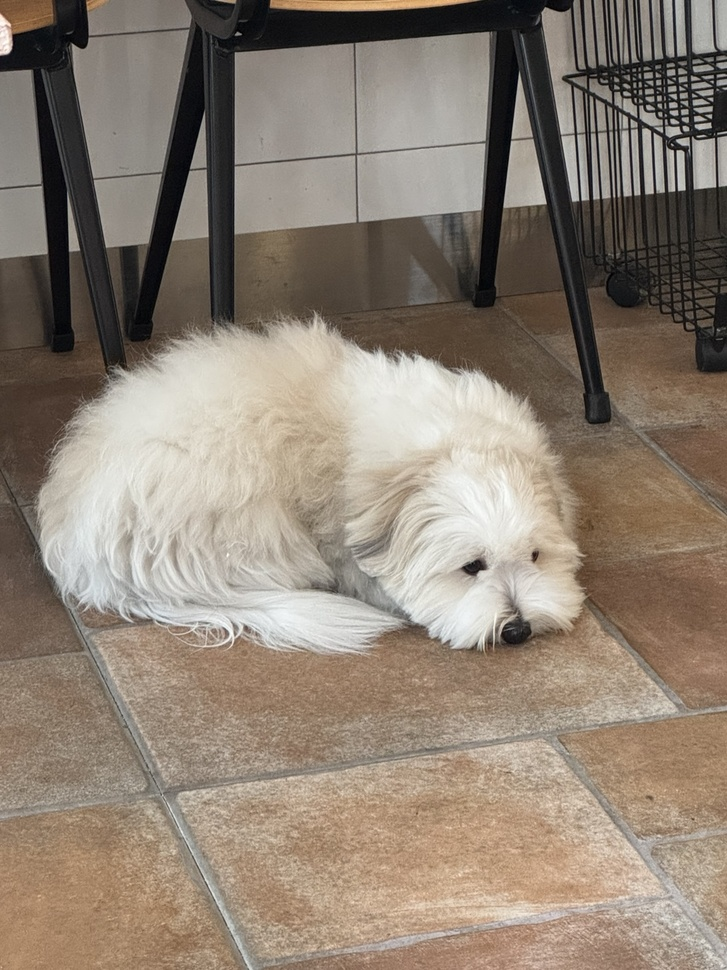
//> input picture C++workspace/data_src/cutedog.jpg, 727 x 970 px, shrunk from 1080 x 1440 before the run
$ ./main   (built with g++ and OpenCV 4)
//> lines starting //> are read from the running program, lines starting //| are printed output that depends on the picture
#include <iostream>
#include <opencv2/opencv.hpp>
#include <sys/stat.h>

using namespace cv;
using namespace std;

// 파일 존재 여부 확인 함수
bool fileExists(const string &filename)
{
    struct stat buffer;
    return (stat(filename.c_str(), &buffer) == 0);
}

int main()
{
    string imgPath = "/Users/parkjaehong/C++workspace/data_src/cutedog.jpg";

    cout << "파일 경로: " << imgPath << endl;

    if (!fileExists(imgPath))
    {
        cerr << "Error: 파일이 존재하지 않습니다!" << endl;
        return -1;
    }

    Mat src = imread(imgPath, IMREAD_UNCHANGED);
//> src is the input picture: 970 rows x 727 cols, CV_8UC3; mean B, G, R 116.2, 129.6, 142.4

    if (src.empty())
    {
        cerr << "Error: OpenCV가 이미지를 로드할 수 없습니다!" << endl;
        return -1;
    }

    cout << "이미지 로드 성공!" << endl;
    cout << "채널 수: " << src.channels() << endl;
//| 채널 수: 3

    // 채널에 따라 그레이스케일 변환 적용
    Mat src_gray;
    if (src.channels() == 3)
    {
        cvtColor(src, src_gray, COLOR_BGR2GRAY);
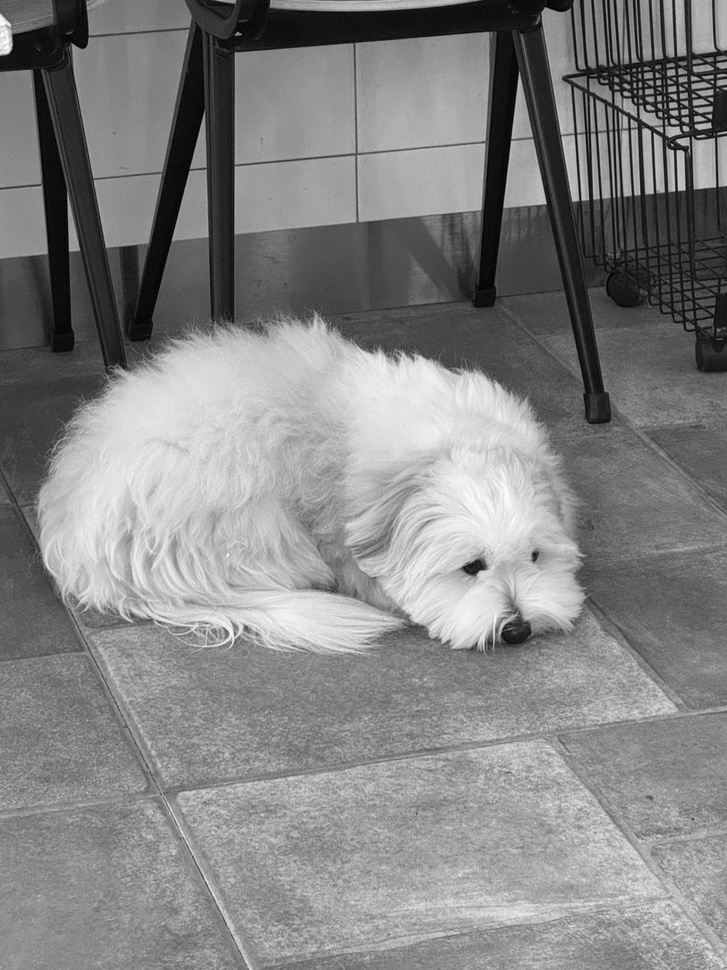
//> src_gray: 970 rows x 727 cols, CV_8UC1; min 0, max 254, mean 131.9
    }
    else if (src.channels() == 4)
    {
        cvtColor(src, src_gray, COLOR_BGRA2GRAY);
    }
    else
    {
        cout << "이미 그레이스케일 이미지입니다." << endl;
        src_gray = src.clone();
    }

    // 변환된 그레이스케일 이미지 확인
    namedWindow("Grayscale", WINDOW_AUTOSIZE);
    imshow("Grayscale", src_gray);

    // 가우시안 블러 적용
    Mat blurred;
    GaussianBlur(src_gray, blurred, Size(5, 5), 0);

    // 블러 처리된 이미지 확인
    namedWindow("Blurred", WINDOW_AUTOSIZE);
    imshow("Blurred", blurred);

    // Canny 엣지 검출 적용
    Mat edge;
    Canny(blurred, edge, 50, 150);
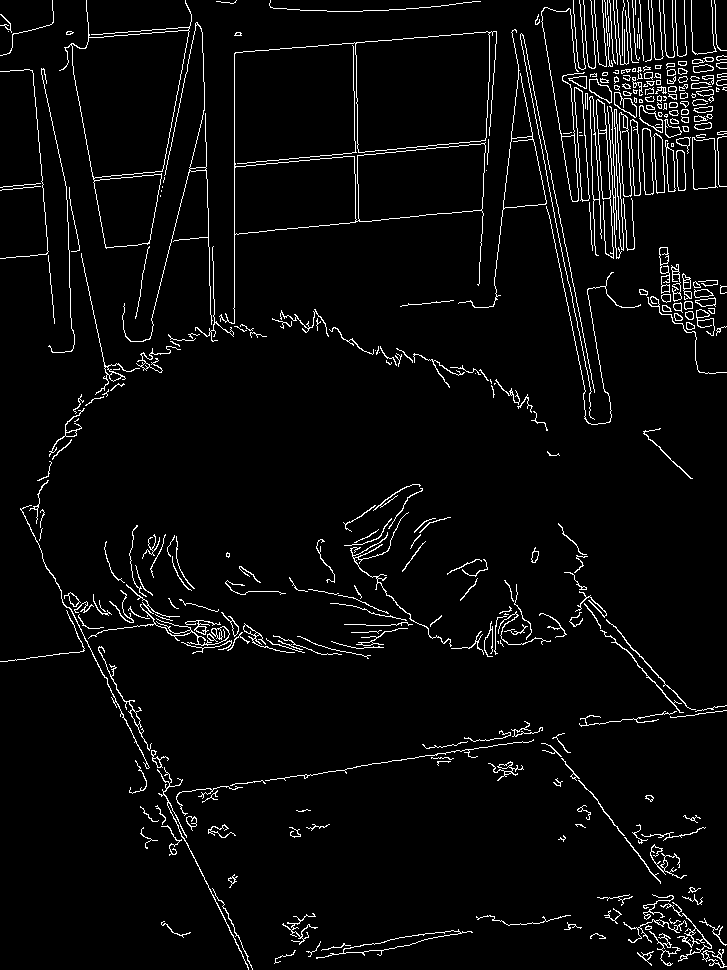
//> edge: 970 rows x 727 cols, CV_8UC1; 4.1% white in thin lines or dots

    // 최종 엣지 검출 이미지 확인
    namedWindow("Edge Detection", WINDOW_AUTOSIZE);
    imshow("Edge Detection", edge);

    waitKey(0);
    return 0;
}
